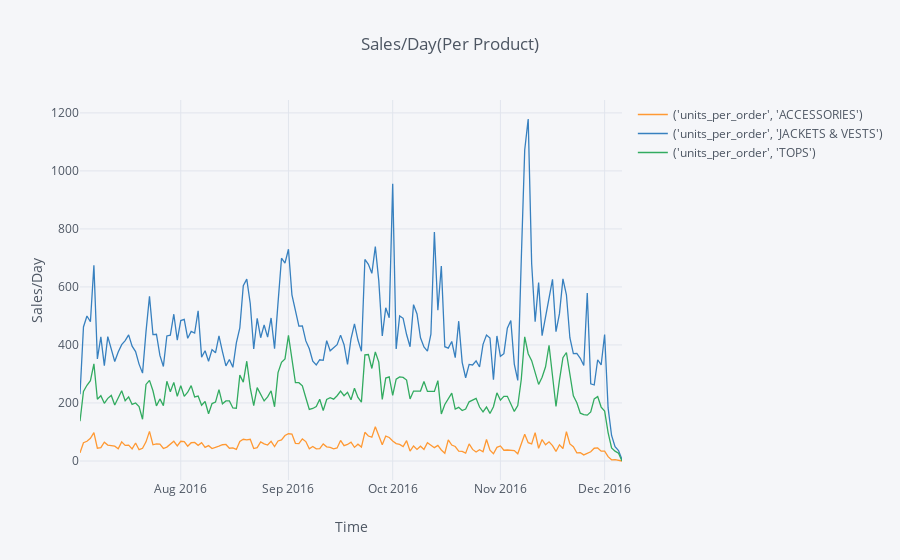

The notebook cell saved with this chart:
### Code cell
ddd=df.groupby(['datetime_ordered','product_category']).sum().reset_index()[['datetime_ordered','product_category','units_per_order']]
ddd.pivot_table(columns='product_category',index='datetime_ordered').fillna(0).iplot(xTitle = 'Time',yTitle='Sales/Day',title='Sales/Day(Per Product)')

### Figure 1 — Plotly figure (JSON) as saved in the notebook; plotly's stock layout.template omitted (floating-point values rounded to 4 significant figures; data arrays with more than 128 entries replaced by an {"elided": "..."} marker saying what was removed)
{"data": [{"line": {"color": "rgba(255, 153, 51, 1.0)", "dash": "solid", "shape": "linear", "width": 1.3}, "mode": "lines", "name": "('units_per_order', 'ACCESSORIES')", "text": "", "type": "scatter", "uid": "8117bbe9-6c5f-47f3-92da-722ff23e9ce3", "x": {"elided": "157 str values"}, "y": {"elided": "157 int values"}}, {"line": {"color": "rgba(55, 128, 191, 1.0)", "dash": "solid", "shape": "linear", "width": 1.3}, "mode": "lines", "name": "('units_per_order', 'JACKETS & VESTS')", "text": "", "type": "scatter", "uid": "fbf4f084-ade5-4779-99b4-34c784fc7c64", "x": {"elided": "157 str values"}, "y": {"elided": "157 int values"}}, {"line": {"color": "rgba(50, 171, 96, 1.0)", "dash": "solid", "shape": "linear", "width": 1.3}, "mode": "lines", "name": "('units_per_order', 'TOPS')", "text": "", "type": "scatter", "uid": "8f73df0f-ebec-4a1e-b79e-670def4afe16", "x": {"elided": "157 str values"}, "y": {"elided": "157 int values"}}], "layout": {"legend": {"bgcolor": "#F5F6F9", "font": {"color": "#4D5663"}}, "paper_bgcolor": "#F5F6F9", "plot_bgcolor": "#F5F6F9", "title": {"font": {"color": "#4D5663"}, "text": "Sales/Day(Per Product)"}, "xaxis": {"gridcolor": "#E1E5ED", "showgrid": true, "tickfont": {"color": "#4D5663"}, "title": {"font": {"color": "#4D5663"}, "text": "Time"}, "zerolinecolor": "#E1E5ED"}, "yaxis": {"gridcolor": "#E1E5ED", "showgrid": true, "tickfont": {"color": "#4D5663"}, "title": {"font": {"color": "#4D5663"}, "text": "Sales/Day"}, "zerolinecolor": "#E1E5ED"}}}
